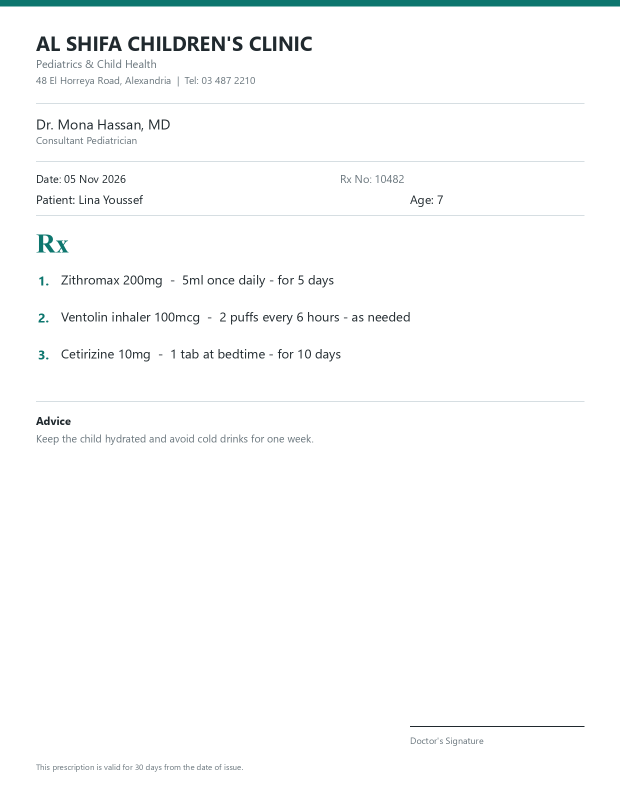
#> input picture frontend/assets/sample-prescription-2.png, 1240 x 1580 px (shown at 1/2 size)
$ python -i ocr.py   (imports and definitions only)
#> lines starting #> are read from the running program, lines starting #| are printed output that depends on the picture; after the words box and inside, x2 and y2 are one past the last pixel; in counts of white or black regions, pixels touching at a corner belong together
"""Image preprocessing and OCR for prescription images."""

import os
import shutil

import cv2
import numpy as np
import pytesseract
from PIL import Image, ImageOps
from pytesseract import Output

# ---------------------------------------------------------------------------
# Tesseract discovery
# ---------------------------------------------------------------------------

WINDOWS_TESSERACT_PATHS = (
    r"C:\Program Files\Tesseract-OCR\tesseract.exe",
    r"C:\Program Files (x86)\Tesseract-OCR\tesseract.exe",
)


def _configure_tesseract():
    """Point pytesseract at a local Tesseract install when it is not on PATH."""

    configured = os.environ.get("TESSERACT_CMD")
    if configured and os.path.exists(configured):
        pytesseract.pytesseract.tesseract_cmd = configured
        return

    if shutil.which("tesseract"):
        return

    for candidate in WINDOWS_TESSERACT_PATHS:
        if os.path.exists(candidate):
            pytesseract.pytesseract.tesseract_cmd = candidate
            return


# [1 line not run here, left out]

OCR_LANG = os.environ.get("OCR_LANG", "eng+ara")

# Languages we request from Tesseract. Missing traineddata files are dropped so
# the app still works on a default (English-only) Tesseract installation.
ocr_languages = [lang.strip() for lang in OCR_LANG.split("+") if lang.strip()]
try:
    available_languages = set(pytesseract.get_languages(config=""))
    ocr_languages = [lang for lang in ocr_languages if lang in available_languages]
except Exception:  # pragma: no cover - tesseract not installed
    available_languages = set()

if not ocr_languages:
    ocr_languages = ["eng"]

LANGUAGE = "+".join(ocr_languages)


# ---------------------------------------------------------------------------
# Preprocessing
# ---------------------------------------------------------------------------

def load_image(image_path):
    """Read an image, respecting EXIF orientation, as a BGR numpy array."""

    with Image.open(image_path) as image:
#> image is the input picture: PIL image 1240x1580 RGB; mean R, G, B 249.9, 251, 251
        image = ImageOps.exif_transpose(image).convert("RGB")
        rgb = np.array(image)

    return cv2.cvtColor(rgb, cv2.COLOR_RGB2BGR)


def _upscale(image):
    height, width = image.shape[:2]
#> height = 1580; width = 1240

    # Keep very large phone photos reasonable while making small scans readable.
    scale = max(1.0, 1600 / max(width, 1))
#> scale = 1.29
    scale = min(scale, 3.0)

    longest = max(height, width) * scale
#> longest = 2038.7
    if longest > 4000:
        scale *= 4000 / longest

    if abs(scale - 1.0) < 0.01:
        return image

    return cv2.resize(
        image,
        None,
        fx=scale,
        fy=scale,
        interpolation=cv2.INTER_CUBIC,
    )
#> returned value: shape (2039, 1600)


def _variants(image):
    """Return a few preprocessed candidates; OCR picks the most confident one."""

    gray = cv2.cvtColor(image, cv2.COLOR_BGR2GRAY)
    gray = _upscale(gray)

    # Reduce sensor noise from phone photos without destroying thin strokes.
    denoised = cv2.fastNlMeansDenoising(gray, None, 7, 7, 21)
    denoised = cv2.createCLAHE(clipLimit=2.0, tileGridSize=(8, 8)).apply(denoised)

    otsu = cv2.threshold(
        denoised, 0, 255, cv2.THRESH_BINARY + cv2.THRESH_OTSU
    )[1]
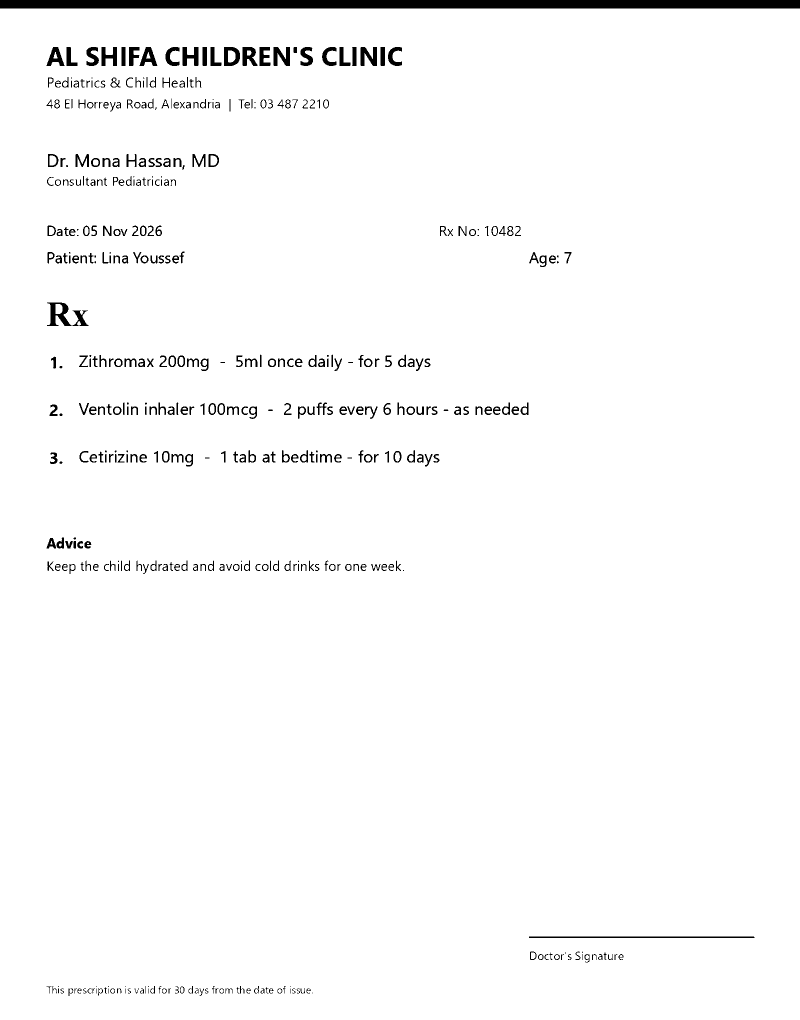
#> otsu: shape (2039, 1600) (shown at 1/2 size); 97.7% white; 460 black regions (59 under 20 px), largest, box (x1, y1, x2, y2) and area: (0, 0, 1600, 17) 27200, (1058, 1873, 1509, 1876) 1352, (94, 605, 143, 652) 1122

    adaptive = cv2.adaptiveThreshold(
        denoised,
        255,
        cv2.ADAPTIVE_THRESH_GAUSSIAN_C,
        cv2.THRESH_BINARY,
        31,
        11,
    )
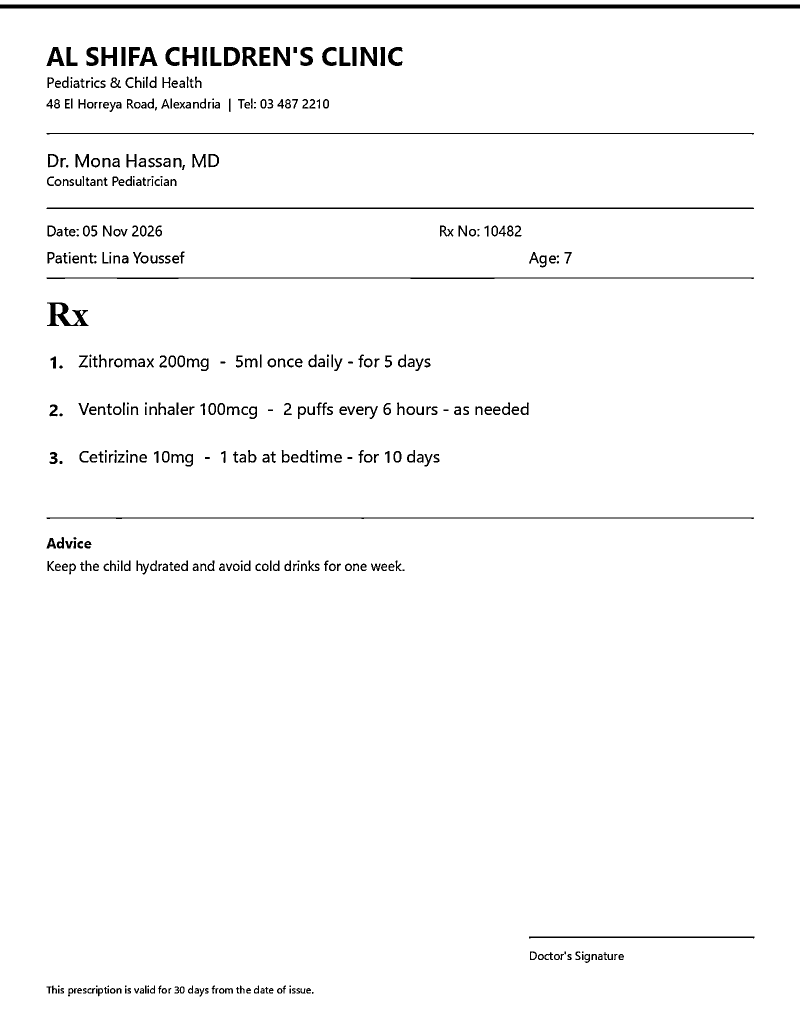
#> adaptive: shape (2039, 1600) (shown at 1/2 size); 97.5% white; 458 black regions (40 under 20 px), largest, box (x1, y1, x2, y2) and area: (0, 9, 1600, 17) 12800, (93, 415, 1508, 418) 4243, (93, 555, 1508, 558) 3161

    return [adaptive, otsu, denoised, gray]


# ---------------------------------------------------------------------------
# OCR
# ---------------------------------------------------------------------------

def _ocr(image, psm):
    """Run one Tesseract pass and rebuild line-structured text plus confidence."""

    config = f"--oem 3 --psm {psm}"

    data = pytesseract.image_to_data(
        image,
        lang=LANGUAGE,
        config=config,
        output_type=Output.DICT,
    )

    grouped = {}
    confidences = []
    word_count = 0

    for text, confidence, block, paragraph, line in zip(
        data["text"],
        data["conf"],
        data["block_num"],
        data["par_num"],
        data["line_num"],
    ):
        text = text.strip()
        if not text:
            continue

        grouped.setdefault((block, paragraph, line), []).append(text)
        word_count += 1

        confidence = float(confidence)
        if confidence >= 0:
            # Longer words are more meaningful, weight them a little more.
            confidences.extend([confidence] * min(len(text), 8))

    # Tesseract returns words in reading order; grouping keeps line breaks.
    text = "\n".join(
        " ".join(words) for _, words in sorted(grouped.items())
    ).strip()

    confidence = round(sum(confidences) / len(confidences), 1) if confidences else 0.0

    return {
        "text": text,
        "confidence": confidence,
        "word_count": word_count,
    }


def extract_text(image_path):
    """Backwards-compatible helper: return only the raw extracted text."""

    return read_prescription(image_path)["text"]


def read_prescription(image_path):
    """Run OCR on a prescription image and return text plus a confidence score.

    The first variant and page-segmentation mode handle the common case. Clean
    scans stop there; only difficult photos fall back to extra passes.
    """

    image = load_image(image_path)

    if image is None or image.size == 0:
        raise ValueError("Could not read image")

    variants = _variants(image)
#> variants = 4 items

    best = None
    best_index = 0

    for index, candidate in enumerate(variants):
        try:
            result = _ocr(candidate, 6)
        except pytesseract.TesseractNotFoundError as exc:
            raise RuntimeError(
                "Tesseract OCR is not installed. Install it and add it to PATH."
            ) from exc

        if result["text"]:
            score = result["confidence"] + min(result["word_count"], 60) * 0.05
            if best is None or score > best["score"]:
                best = {**result, "score": score}
                best_index = index

        # A confident first pass with real content is good enough.
        if index == 0 and result["confidence"] >= 78 and len(result["text"]) >= 30:
            break
#> this loop made 1 pass
#> config in _ocr on pass 1: '--oem 3 --psm 6'
#> after the loop, best_index = 0

    # Hard images: try a different segmentation mode on the best variant.
    if best and best["confidence"] < 70:
        try:
            alternative = _ocr(variants[best_index], 4)
        except pytesseract.TesseractNotFoundError as exc:
            raise RuntimeError(
                "Tesseract OCR is not installed. Install it and add it to PATH."
            ) from exc

        if alternative["text"]:
            score = alternative["confidence"] + min(alternative["word_count"], 60) * 0.05
            if score > best["score"]:
                best = {**alternative, "score": score}

    if best is None:
        return {"text": "", "confidence": 0.0, "word_count": 0, "language": LANGUAGE}

    return {
        "text": best["text"],
        "confidence": best["confidence"],
        "word_count": best["word_count"],
        "language": LANGUAGE,
    }

#> (the run stopped early here; a loop or call above may not have finished)

$ run again, on frontend/assets/sample-prescription.png
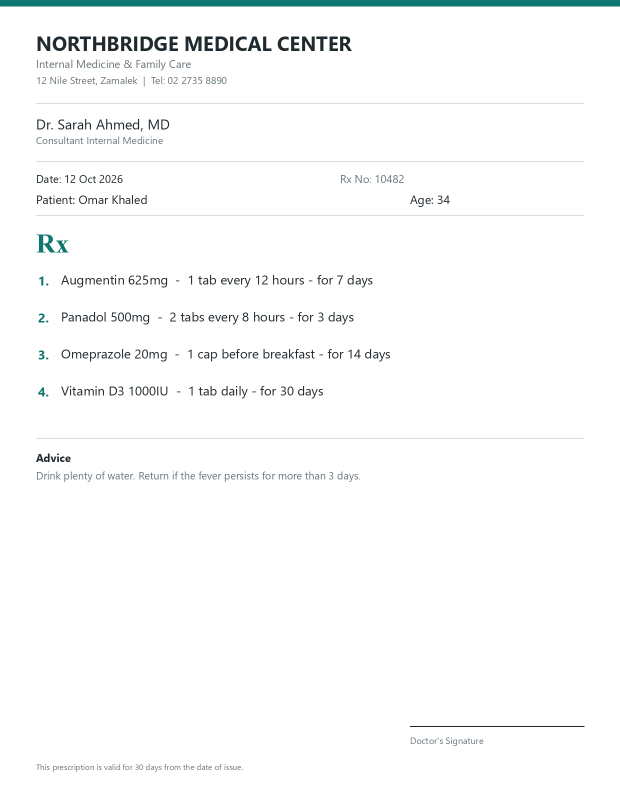
#> input picture frontend/assets/sample-prescription.png, 1240 x 1580 px (shown at 1/2 size)
#> in load_image, image is the input picture: PIL image 1240x1580 RGB; mean R, G, B 249.4, 250.5, 250.5
#> in _variants, `otsu = cv2.threshold( denoised, 0, 255, cv2.THRESH_BINARY + cv2.THRESH..`:
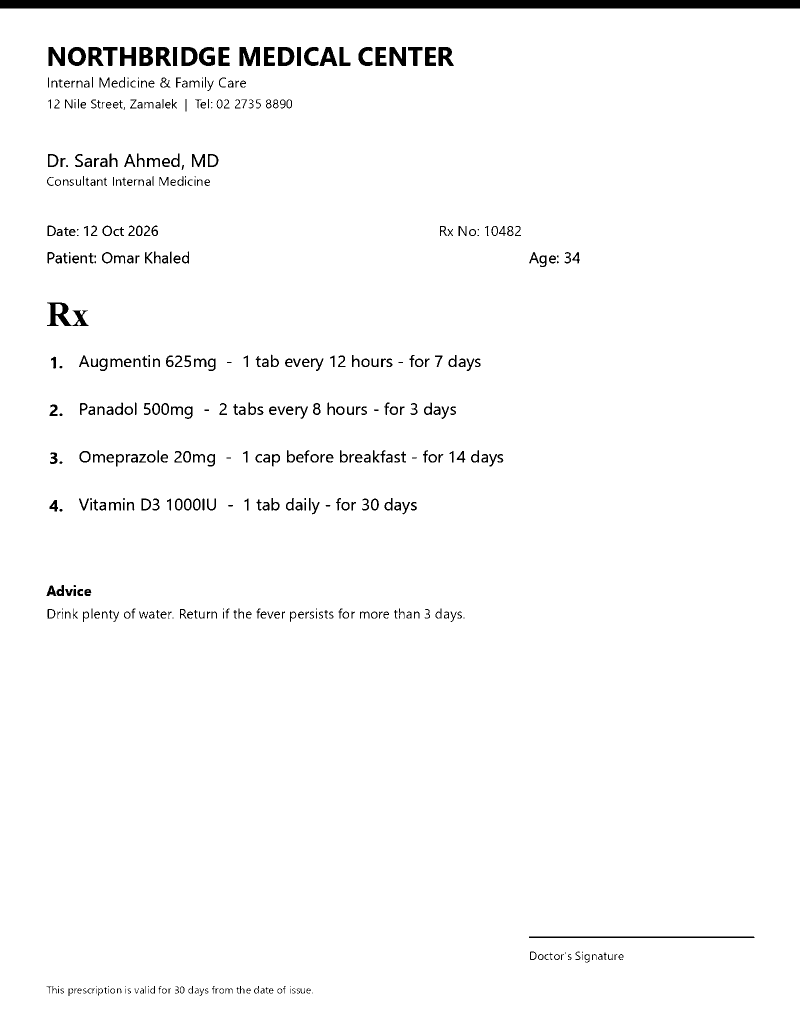
#> otsu: shape (2039, 1600) (shown at 1/2 size); 97.4% white; 507 black regions (55 under 20 px), largest, box (x1, y1, x2, y2) and area: (0, 0, 1600, 17) 27200, (1058, 1873, 1509, 1876) 1352, (94, 605, 143, 652) 1121
#> in _variants, `adaptive = cv2.adaptiveThreshold( denoised, 255, cv2.ADAPTIVE_THRESH_G..`:
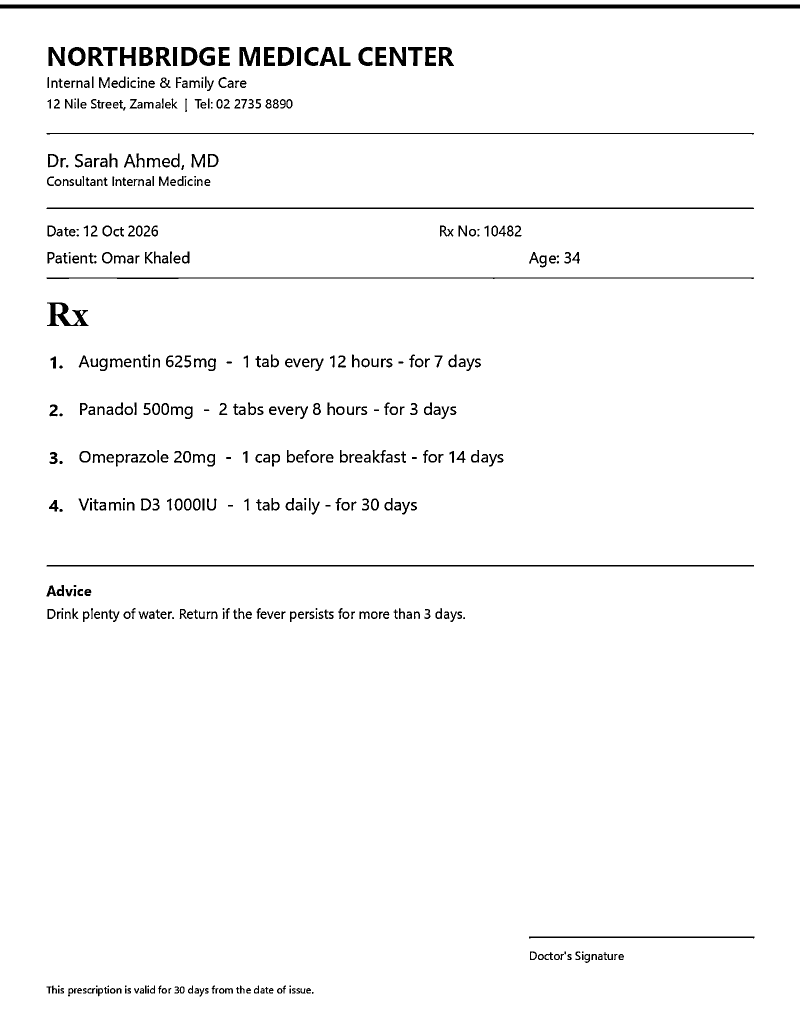
#> adaptive: shape (2039, 1600) (shown at 1/2 size); 97.1% white; 504 black regions (35 under 20 px), largest, box (x1, y1, x2, y2) and area: (0, 9, 1600, 17) 12800, (93, 1130, 1508, 1133) 4244, (93, 415, 1508, 418) 4243
#> variants = 4 items
#> the loop in read_prescription, `for index, candidate in enumerate(variants):` made 1 pass
#> config in _ocr on pass 1: '--oem 3 --psm 6'
#> after the loop in read_prescription, `for index, candidate in enumerate(variants):`: best_index = 0
